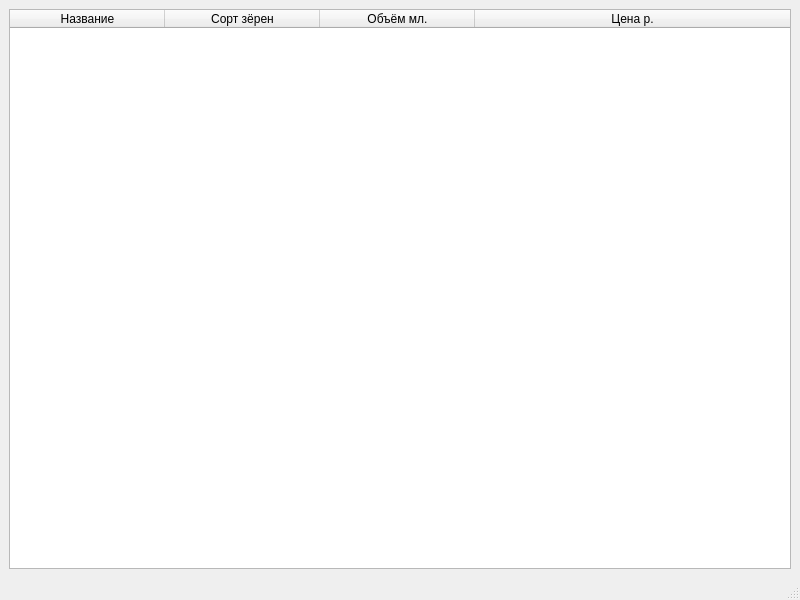
<?xml version="1.0" encoding="UTF-8"?>
<ui version="4.0">
 <class>MainWindow</class>
 <widget class="QMainWindow" name="MainWindow">
  <property name="geometry">
   <rect>
    <x>0</x>
    <y>0</y>
    <width>800</width>
    <height>600</height>
   </rect>
  </property>
  <property name="windowTitle">
   <string>MainWindow</string>
  </property>
  <widget class="QWidget" name="centralwidget">
   <layout class="QGridLayout" name="gridLayout_2">
    <item row="0" column="0">
     <widget class="QTableWidget" name="Table">
      <attribute name="horizontalHeaderDefaultSectionSize">
       <number>155</number>
      </attribute>
      <attribute name="horizontalHeaderMinimumSectionSize">
       <number>49</number>
      </attribute>
      <attribute name="horizontalHeaderStretchLastSection">
       <bool>true</bool>
      </attribute>
      <attribute name="verticalHeaderStretchLastSection">
       <bool>true</bool>
      </attribute>
      <column>
       <property name="text">
        <string>Название</string>
       </property>
      </column>
      <column>
       <property name="text">
        <string>Сорт зёрен</string>
       </property>
      </column>
      <column>
       <property name="text">
        <string>Объём мл.</string>
       </property>
      </column>
      <column>
       <property name="text">
        <string>Цена р.</string>
       </property>
      </column>
     </widget>
    </item>
   </layout>
  </widget>
  <widget class="QMenuBar" name="menubar">
   <property name="geometry">
    <rect>
     <x>0</x>
     <y>0</y>
     <width>800</width>
     <height>26</height>
    </rect>
   </property>
  </widget>
  <widget class="QStatusBar" name="statusbar"/>
 </widget>
 <resources/>
 <connections/>
</ui>
